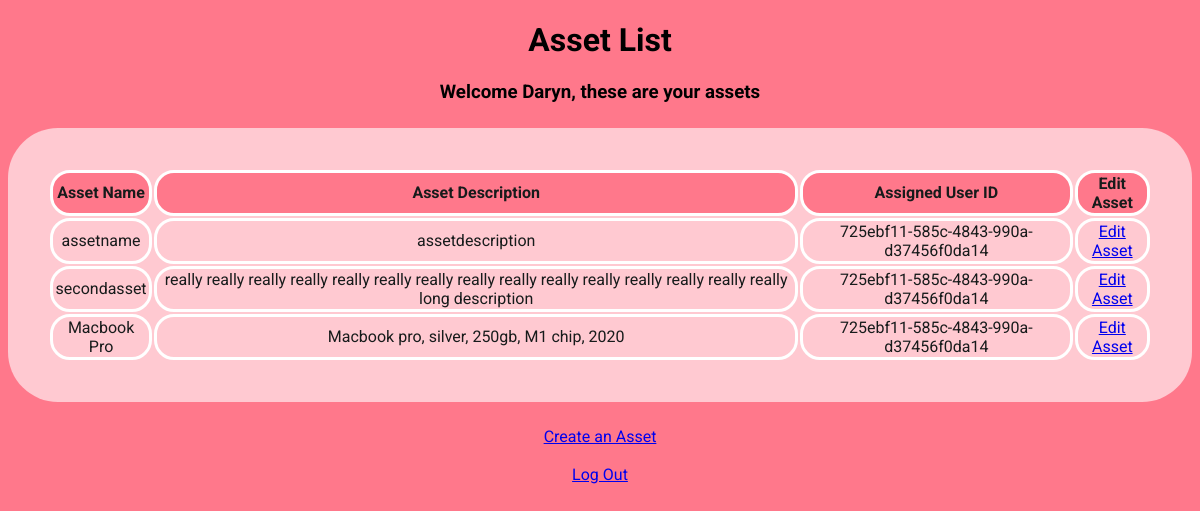
/assets/725ebf11-585c-4843-990a-d37456f0da14 (signed in), run on an earlier commit of the app's database.
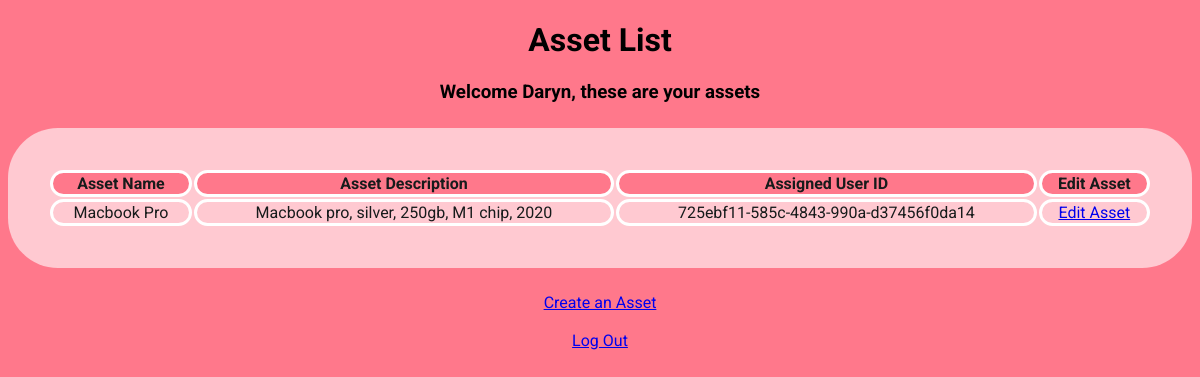
And on a later commit of the database.
### app.py (models this page shows, shortened)
class User(UserMixin, db.Model):
    user_id = db.Column(db.String(50), primary_key=True)
    email = db.Column(db.String(100), unique=True, nullable=False)
    first_name = db.Column(db.String(100))
    last_name = db.Column(db.String(100))
    password = db.Column(db.String(100), nullable=False)
    is_admin = db.Column(db.Integer, default=0)
    assets = db.relationship('Asset', backref='user', lazy=True)

class Asset(UserMixin, db.Model):
    asset_id = db.Column(db.String(50), primary_key=True)
    name = db.Column(db.String(100))
    description = db.Column(db.String(1000))
    user_id = db.Column(db.String(50), db.ForeignKey(
        "user.user_id"), nullable=False)

### app.py (the view)
@app.route("/assets/<user_id>")
@login_required
def assets(user_id):
    user = User.query.get(user_id)
    if user:
        if current_user.is_admin:
            assets = Asset.query.all()
            return render_template('assets.html', user=user, assets=assets)
        else:
            assets = user.assets
            return render_template('assets.html', user=user, assets=assets)
    else:
        return "User not found"

### app.py (called while the page is built)
@login_manager.user_loader
def load_user(user_id):
    return User.query.get((user_id))

### templates/assets.html (shortened to what this page needs)
<!DOCTYPE html>
<html>
<head>
    <link rel="stylesheet" href="/static/assets.css">
</head>
<body>
    <h1>Asset List</h1>
    <h3>Welcome {{ current_user.first_name }}, these are your assets</h3>
    <table class="assets-table">
        <tr>
            <th>Asset Name</th>
            <th>Asset Description</th>
            <th>Assigned User ID</th>
            <th>Edit Asset</th>
        </tr>
        {% for asset in assets %}
        <tr>
            <td>{{ asset.name }}</td>
            <td>{{ asset.description }}</td>
            <td>{{ asset.user_id }}</td>
            <td>
                <a href="{{ url_for('edit_asset', user_id=current_user.user_id, asset_id=asset.asset_id) }}">Edit Asset</a>
            </td>
        </tr>
        {% endfor %}
    </table>
    <a href="{{ url_for('create_asset') }}">Create an Asset</a>
    <br>
    <br>
    <a href="{{ url_for('logout') }}" id="logoutButton">Log Out</a>
</body>
</html>

### static/assets.css (style rules this page uses)
body { background: #FF788B; text-align: center; justify-content: center; align-items:flex-start; font-family: roboto; }
table { background-color: #FFC9D1; width: 100%; margin: 25px auto; border-radius: 50px; padding: 40px; box-sizing: border-box; background: #FFC9D1; color: #171B1B; }
th { border: solid white; border-radius: 20px; background-color: #FF788B; }
td { border: solid white; border-radius: 20px; }

What changed in the data, as far as the page shows it:
removed Asset: name "assetname", description "assetdescription", user_id "725ebf11-585c-4843-990a-d37456f0da14"
removed Asset: name "secondasset", description "really really really really really really really really really really really really really really really long description", user_id "725ebf11-585c-4843-990a-d37456f0da14"
